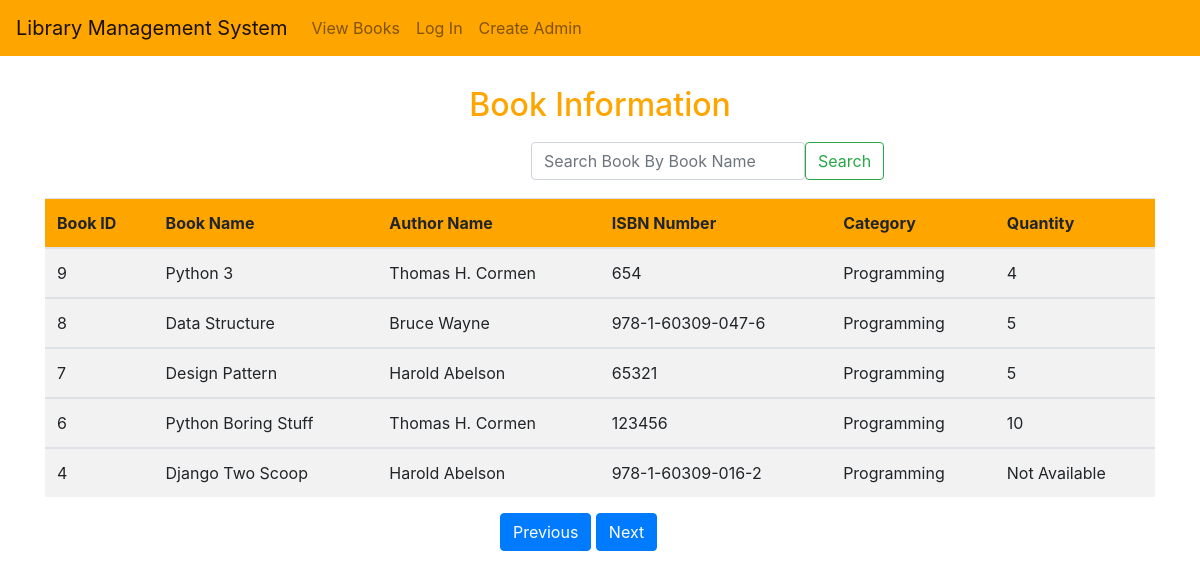
/viewBook/?page=2, run on the app's committed database.
### library/models.py (models this page shows, shortened)
class Book(models.Model):
    bookName = models.CharField(max_length=100)
    authorName = models.CharField(max_length=100)
    category = models.CharField(max_length=100)
    isbnNumber = models.CharField(max_length=50, unique=True)
    quantity = models.IntegerField()
    created = models.DateTimeField(auto_now_add=True)
    updated = models.DateTimeField(auto_now=True)

### library/views.py (the view)
# urls.py: path('viewBook/', views.viewBook, name='viewBook'),
def viewBook(request):
    bookDetails = Book.objects.order_by('-id')
    paginator = Paginator(bookDetails, 5)
    page_number = request.GET.get('page')
    page_obj = paginator.get_page(page_number)
    return render(request, 'library/viewBook.html', {'page_obj':page_obj})

### templates/library/viewBook.html (shortened to what this page needs)
{% extends 'library/base.html' %}
{% block body %}
<div class="title container">
    <h2>Book Information</h2>
</div>
<div class="search">
<nav class="navbar navbar-light">
  <div class="container-fluid">
    <form class="d-flex" action="{% url 'home:SearchBook' %}" method="GET">
      <input class="form-control me-2" type="search" name="query-book" placeholder="Search Book By Book Name" aria-label="Search">
      <button class="btn btn-outline-success" type="submit">Search</button>
    </form>
  </div>
</nav>
</div>
<div class="container">
  <div class="info-table">
    <table class="table table-striped">
    <thead class="bg">
        <th>Book ID</th>
        <th>Book Name</th>
        <th>Author Name</th>
        <th>ISBN Number</th>
        <th>Category</th>
        <th>Quantity</th>
    </thead>
    {% for book in page_obj %}
    <tbody>
        <td>{{ book.id }}</td>
        <td>{{ book.bookName }}</td>
        <td>{{ book.authorName }}</td>
        <td>{{ book.isbnNumber }}</td>
        <td>{{ book.category }}</td>
        {% if book.quantity < 1 %}
          <td>Not Available</td>
        {% else %}
          <td>{{ book.quantity }}</td>
        {% endif %}
    </tbody>
    {% endfor %}
</table>
</div>
</div>
<div class="page mt-3 mb-5">
  {% if page_obj.has_previous %}
    <a class="btn btn-primary" href="?page={{ page_obj.previous_page_number }}">Previous</a>
  {% endif %}
  {% if page_obj.has_next %}
    <a class="btn btn-primary" href="?page={{ page_obj.next_page_number }}">Next</a>
  {% endif %}
</div>
{% endblock %}

### static/library/css/style.css (style rules this page uses)
.title { text-align: center; margin-top: 30px; color: orange; }
.bg { background: orange; }
.search { margin-left: 500px; margin-top: 10px; margin-bottom: 10px; }
.page { margin-left: 500px; }

### data on the page
Book: id "9", bookName "Python 3", authorName "Thomas H. Cormen", isbnNumber "654", category "Programming", quantity "4"
Book: id "8", bookName "Data Structure", authorName "Bruce Wayne", isbnNumber "978-1-60309-047-6", category "Programming", quantity "5"
Book: id "7", bookName "Design Pattern", authorName "Harold Abelson", isbnNumber "65321", category "Programming", quantity "5"
Book: id "6", bookName "Python Boring Stuff", authorName "Thomas H. Cormen", isbnNumber "123456", category "Programming", quantity "10"
Book: id "4", bookName "Django Two Scoop", authorName "Harold Abelson", isbnNumber "978-1-60309-016-2", category "Programming", quantity "Not Available"
